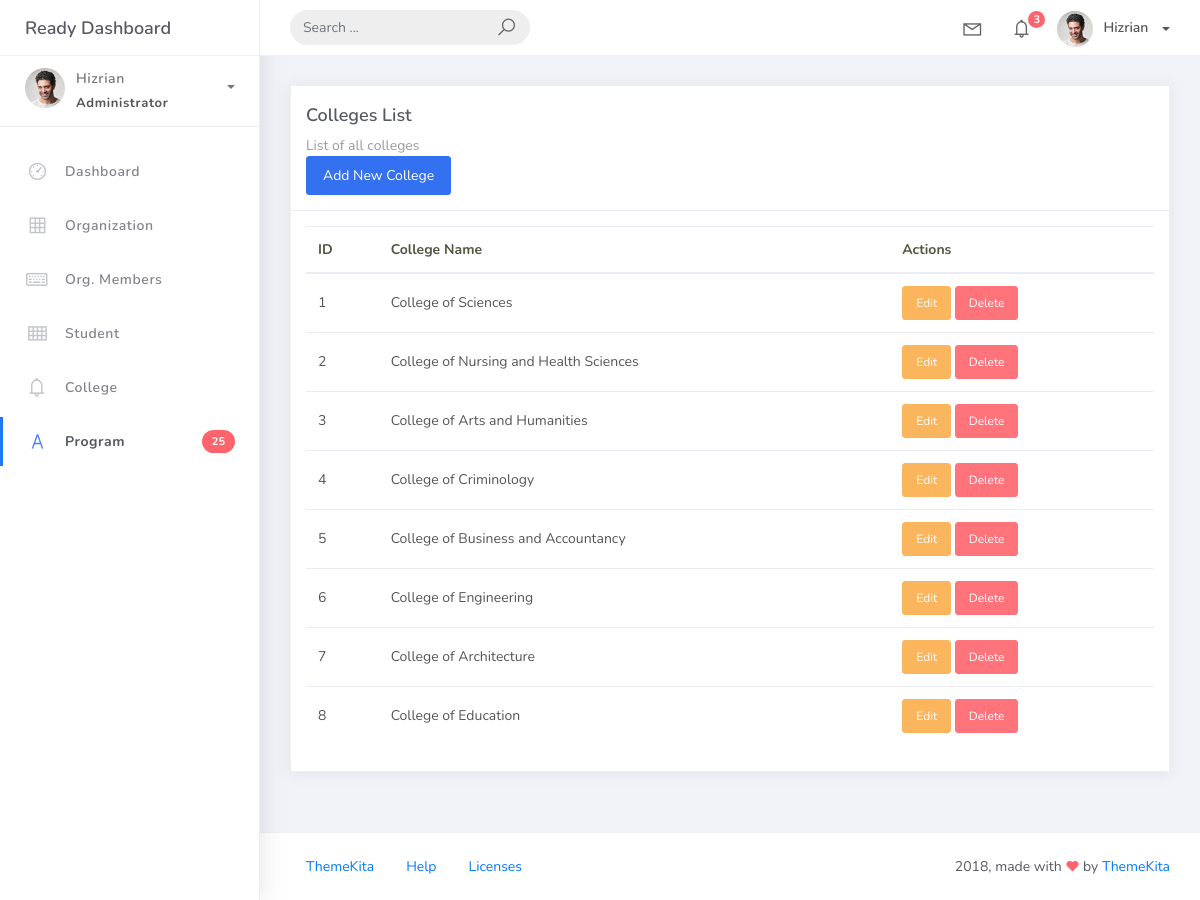
The app's page /college/, older data.
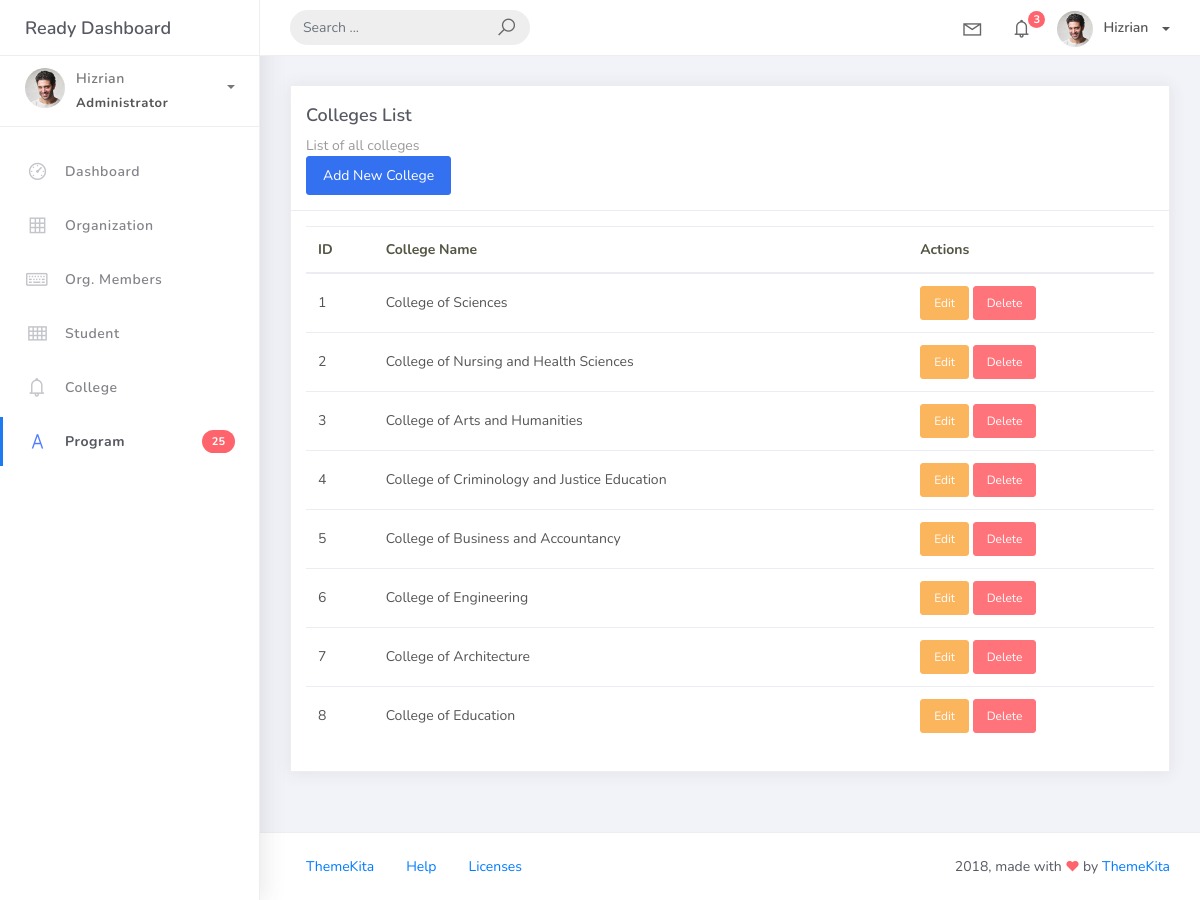
The same page, newer data.
### studentorg/models.py (models this page shows, shortened)
class BaseModel(models.Model):
    created_at = models.DateTimeField(auto_now_add=True, db_index=True)
    updated_at = models.DateTimeField(auto_now=True)
    class Meta:
        abstract = True

class College(BaseModel):
    college_name = models.CharField(max_length=150)

### studentorg/views.py (the view)
# urls.py: path('college/', CollegeList.as_view(), name='college-list'),
class CollegeList(ListView):
    model = College
    context_object_name ='college'
    template_name ='college_list.html'

### templates/college_list.html (shortened to what this page needs)
{% extends 'base.html' %}
{% block content %}
<div class="content">
    <div class="container-fluid">
        <div class="row">
            <div class="col-md-12">
                <div class="card">
                    <div class="card-header">
                        <h4 class="card-title">Colleges List</h4>
                        <p class="card-category">List of all colleges</p>
                        <a href="{% url 'college-add' %}" class="btn btn-primary">Add New College</a>
                    </div>
                    <div class="card-body">
                        <div class="table-responsive">
                            <table class="table">
                                <thead>
                                    <tr>
                                        <th>ID</th>
                                        <th>College Name</th>
                                        <th>Actions</th>
                                    </tr>
                                </thead>
                                <tbody>
                                    {% for college in college %}
                                    <tr>
                                        <td>{{ college.id }}</td>
                                        <td>{{ college.college_name }}</td>
                                        <td>
                                            <a href="{% url 'college-update' college.pk %}" class="btn btn-warning btn-sm">Edit</a>
                                            <a href="{% url 'college-delete' college.pk %}" class="btn btn-danger btn-sm">Delete</a>
                                        </td>
                                    </tr>
                                    {% empty %}
                                    <tr>
                                        <td colspan="3" class="text-center">No colleges found.</td>
                                    </tr>
                                    {% endfor %}
                                </tbody>
                            </table>
                        </div>
                    </div>
                </div>
            </div>
        </div>
    </div>
</div>
{% endblock %}

Row changes from the older to the newer data that the page shows:
changed College id 4: college_name "College of Criminology" → "College of Criminology and Justice Education"
